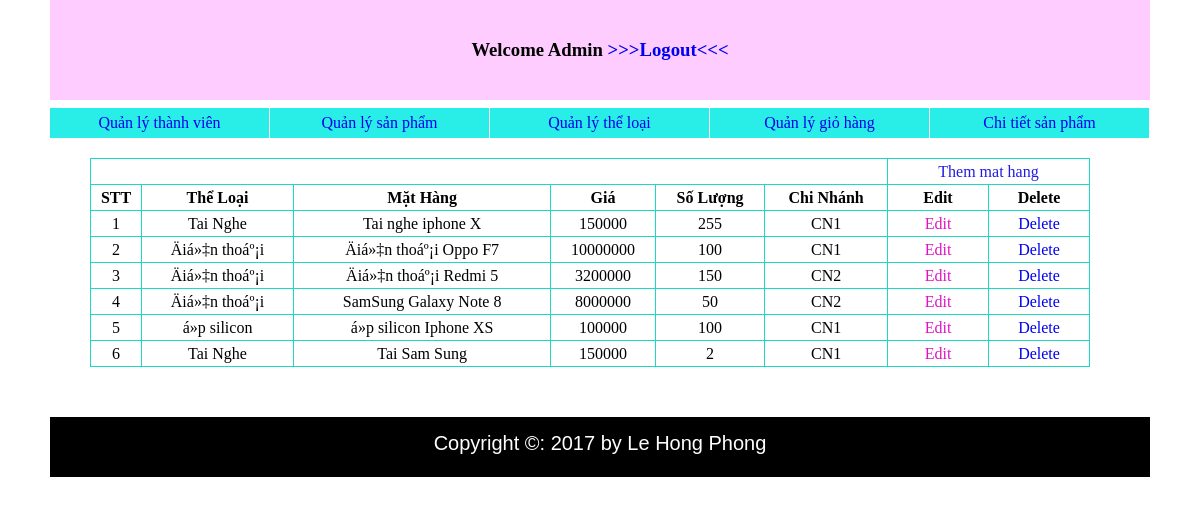
Page /Demo/admin/list_mathang.php on the committed database.
### tables this page shows
CREATE TABLE `items` (
  `items_id` int(10) UNSIGNED NOT NULL,
  `name` varchar(255) NOT NULL,
  `image` varchar(500) NOT NULL,
  `introduce` text NOT NULL,
  `price` int(20) NOT NULL,
  `quantity` int(25) NOT NULL,
  `branch` varchar(10) NOT NULL,
  `cate_id` int(10) NOT NULL
);

CREATE TABLE `category` (
  `cate_id` int(10) UNSIGNED NOT NULL,
  `cate_title` varchar(20) NOT NULL
);

### Demo/admin/list_mathang.php (the view, shortened to what this page needs)
<?php
    require("templates/header.php");
 ?>
	<div id="wrapper">
		<table>
			<tr>
				<td colspan="6"></td>
				<td colspan="2" ><a href="add_item.php" style="color:#211CE4">Them mat hang</a></td>
			</tr>
			<tr>
				<td style="width: 50px" ><b>STT</b></td>
				<td><b>Thể Loại</b></td>
				<td><b>Mặt Hàng</b></td>
				<td><b>Giá</b></td>
				<td><b>Số Lượng</b></td>
				<td><b>Chi Nhánh</b></td>
				<td style="width: 100px"><b>Edit</b></td>
				<td style="width: 100px"><b>Delete</b></td>
			</tr>
			<?php
			$dem=1;
			require("../library/config.php");
			$result= mysqli_query($conn,"select a.items_id,a.name,b.cate_title,a.price, a.quantity,a.branch from items as a, category as b where a.cate_id = b.cate_id");
			while( $data = mysqli_fetch_assoc($result)){
			echo "<tr>";
			echo "<td>$dem</td>";
			echo "<td>$data[cate_title]</td>";
			echo "<td>$data[name]</td>";
			echo "<td>$data[price]</td>";
			echo "<td>$data[quantity]</td>";
			echo "<td>$data[branch]</td>";
			echo "<td><a href='edit_item.php?id=$data[items_id]' style='color:#DE13C4'>Edit</a></td>";
		    echo "<td><a href='del_item.php?id=$data[items_id]' onclick='return show_confirm();'> Delete</a></td>";
			echo "</tr>";
			$dem++;
		    }
			?>
		</table>
	</div>
	<?php
    require("templates/footer.php");
 ?>

### Demo/admin/style.css (style rules this page uses)
* { padding: 0px; margin: 0px; }
body { width: 1100px; margin: auto; }
a { text-decoration: none; }
#wrapper table { margin-left: 40px; border-collapse: collapse; margin-top:50px; width:1000px; text-align: center; }
#wrapper table tr { border: 1px solid #1CD8C4; line-height: 25px; }
#wrapper table td { border: 1px solid #1CD8C4; }

### rows in the picture
items: cate.cate_title "Tai Nghe", name "Tai nghe iphone X", price "150000", quantity "255", branch "CN1"
items: cate.cate_title "Äiá»‡n thoáº¡i", name "Äiá»‡n thoáº¡i Oppo F7", price "10000000", quantity "100", branch "CN1"
items: cate.cate_title "Äiá»‡n thoáº¡i", name "Äiá»‡n thoáº¡i Redmi 5", price "3200000", quantity "150", branch "CN2"
items: cate.cate_title "Äiá»‡n thoáº¡i", name "SamSung Galaxy Note 8", price "8000000", quantity "50", branch "CN2"
items: cate.cate_title "á»p silicon", name "á»p silicon Iphone XS", price "100000", quantity "100", branch "CN1"
items: cate.cate_title "Tai Nghe", name "Tai Sam Sung", price "150000", quantity "2", branch "CN1"
